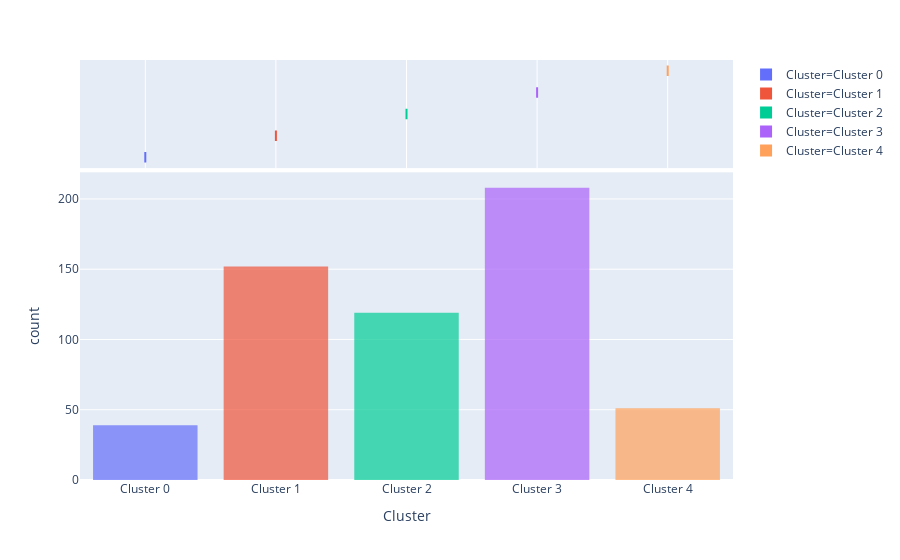

The notebook cell this image was saved under:
### Code cell
plot_model(kmeans, plot = 'distribution') #to see size of clusters

### Figure 1 — Plotly figure (JSON) as saved in the notebook; plotly's stock layout.template omitted (floating-point values rounded to 4 significant figures; data arrays with more than 128 entries replaced by an {"elided": "..."} marker saying what was removed)
{"data": [{"alignmentgroup": "True", "bingroup": "x", "hoverlabel": {"namelength": 0}, "hovertemplate": "Cluster=%{x}<br>count=%{y}", "legendgroup": "Cluster=Cluster 0", "marker": {"color": "#636efa", "opacity": 0.7}, "name": "Cluster=Cluster 0", "offsetgroup": "Cluster=Cluster 0", "orientation": "v", "showlegend": true, "type": "histogram", "x": ["Cluster 0", "Cluster 0", "Cluster 0", "Cluster 0", "Cluster 0", "Cluster 0", "Cluster 0", "Cluster 0", "Cluster 0", "Cluster 0", "Cluster 0", "Cluster 0", "Cluster 0", "Cluster 0", "Cluster 0", "Cluster 0", "Cluster 0", "Cluster 0", "Cluster 0", "Cluster 0", "Cluster 0", "Cluster 0", "Cluster 0", "Cluster 0", "Cluster 0", "Cluster 0", "Cluster 0", "Cluster 0", "Cluster 0", "Cluster 0", "Cluster 0", "Cluster 0", "Cluster 0", "Cluster 0", "Cluster 0", "Cluster 0", "Cluster 0", "Cluster 0", "Cluster 0"], "xaxis": "x", "yaxis": "y"}, {"alignmentgroup": "True", "customdata": {"elided": "39x32 mixed values"}, "hoverlabel": {"namelength": 0}, "hovertemplate": "Cluster=%{customdata[31]}<br>x.radius_mean=%{customdata[0]}<br>x.texture_mean=%{customdata[1]}<br>x.perimeter_mean=%{customdata[2]}<br>x.area_mean=%{customdata[3]}<br>x.smoothness_mean=%{customdata[4]}<br>x.compactness_mean=%{customdata[5]}<br>x.concavity_mean=%{customdata[6]}<br>x.concave_pts_mean=%{customdata[7]}<br>x.symmetry_mean=%{customdata[8]}<br>x.fractal_dim_mean=%{customdata[9]}<br>x.radius_se=%{customdata[10]}<br>x.texture_se=%{customdata[11]}<br>x.perimeter_se=%{customdata[12]}<br>x.area_se=%{customdata[13]}<br>x.smoothness_se=%{customdata[14]}<br>x.compactness_se=%{customdata[15]}<br>x.concavity_se=%{customdata[16]}<br>x.concave_pts_se=%{customdata[17]}<br>x.symmetry_se=%{customdata[18]}<br>x.fractal_dim_se=%{customdata[19]}<br>x.radius_worst=%{customdata[20]}<br>x.texture_worst=%{customdata[21]}<br>x.perimeter_worst=%{customdata[22]}<br>x.area_worst=%{customdata[23]}<br>x.smoothness_worst=%{customdata[24]}<br>x.compactness_worst=%{customdata[25]}<br>x.concavity_worst=%{customdata[26]}<br>x.concave_pts_worst=%{customdata[27]}<br>x.symmetry_worst=%{customdata[28]}<br>x.fractal_dim_worst=%{customdata[29]}<br>y=%{customdata[30]}", "legendgroup": "Cluster=Cluster 0", "marker": {"color": "#636efa"}, "name": "Cluster=Cluster 0", "notched": true, "offsetgroup": "Cluster=Cluster 0", "showlegend": false, "type": "box", "x": ["Cluster 0", "Cluster 0", "Cluster 0", "Cluster 0", "Cluster 0", "Cluster 0", "Cluster 0", "Cluster 0", "Cluster 0", "Cluster 0", "Cluster 0", "Cluster 0", "Cluster 0", "Cluster 0", "Cluster 0", "Cluster 0", "Cluster 0", "Cluster 0", "Cluster 0", "Cluster 0", "Cluster 0", "Cluster 0", "Cluster 0", "Cluster 0", "Cluster 0", "Cluster 0", "Cluster 0", "Cluster 0", "Cluster 0", "Cluster 0", "Cluster 0", "Cluster 0", "Cluster 0", "Cluster 0", "Cluster 0", "Cluster 0", "Cluster 0", "Cluster 0", "Cluster 0"], "xaxis": "x2", "yaxis": "y2"}, {"alignmentgroup": "True", "bingroup": "x", "hoverlabel": {"namelength": 0}, "hovertemplate": "Cluster=%{x}<br>count=%{y}", "legendgroup": "Cluster=Cluster 1", "marker": {"color": "#EF553B", "opacity": 0.7}, "name": "Cluster=Cluster 1", "offsetgroup": "Cluster=Cluster 1", "orientation": "v", "showlegend": true, "type": "histogram", "x": {"elided": "152 str values"}, "xaxis": "x", "yaxis": "y"}, {"alignmentgroup": "True", "customdata": {"elided": "152x32 mixed values"}, "hoverlabel": {"namelength": 0}, "hovertemplate": "Cluster=%{customdata[31]}<br>x.radius_mean=%{customdata[0]}<br>x.texture_mean=%{customdata[1]}<br>x.perimeter_mean=%{customdata[2]}<br>x.area_mean=%{customdata[3]}<br>x.smoothness_mean=%{customdata[4]}<br>x.compactness_mean=%{customdata[5]}<br>x.concavity_mean=%{customdata[6]}<br>x.concave_pts_mean=%{customdata[7]}<br>x.symmetry_mean=%{customdata[8]}<br>x.fractal_dim_mean=%{customdata[9]}<br>x.radius_se=%{customdata[10]}<br>x.texture_se=%{customdata[11]}<br>x.perimeter_se=%{customdata[12]}<br>x.area_se=%{customdata[13]}<br>x.smoothness_se=%{customdata[14]}<br>x.compactness_se=%{customdata[15]}<br>x.concavity_se=%{customdata[16]}<br>x.concave_pts_se=%{customdata[17]}<br>x.symmetry_se=%{customdata[18]}<br>x.fractal_dim_se=%{customdata[19]}<br>x.radius_worst=%{customdata[20]}<br>x.texture_worst=%{customdata[21]}<br>x.perimeter_worst=%{customdata[22]}<br>x.area_worst=%{customdata[23]}<br>x.smoothness_worst=%{customdata[24]}<br>x.compactness_worst=%{customdata[25]}<br>x.concavity_worst=%{customdata[26]}<br>x.concave_pts_worst=%{customdata[27]}<br>x.symmetry_worst=%{customdata[28]}<br>x.fractal_dim_worst=%{customdata[29]}<br>y=%{customdata[30]}", "legendgroup": "Cluster=Cluster 1", "marker": {"color": "#EF553B"}, "name": "Cluster=Cluster 1", "notched": true, "offsetgroup": "Cluster=Cluster 1", "showlegend": false, "type": "box", "x": {"elided": "152 str values"}, "xaxis": "x2", "yaxis": "y2"}, {"alignmentgroup": "True", "bingroup": "x", "hoverlabel": {"namelength": 0}, "hovertemplate": "Cluster=%{x}<br>count=%{y}", "legendgroup": "Cluster=Cluster 2", "marker": {"color": "#00cc96", "opacity": 0.7}, "name": "Cluster=Cluster 2", "offsetgroup": "Cluster=Cluster 2", "orientation": "v", "showlegend": true, "type": "histogram", "x": ["Cluster 2", "Cluster 2", "Cluster 2", "Cluster 2", "Cluster 2", "Cluster 2", "Cluster 2", "Cluster 2", "Cluster 2", "Cluster 2", "Cluster 2", "Cluster 2", "Cluster 2", "Cluster 2", "Cluster 2", "Cluster 2", "Cluster 2", "Cluster 2", "Cluster 2", "Cluster 2", "Cluster 2", "Cluster 2", "Cluster 2", "Cluster 2", "Cluster 2", "Cluster 2", "Cluster 2", "Cluster 2", "Cluster 2", "Cluster 2", "Cluster 2", "Cluster 2", "Cluster 2", "Cluster 2", "Cluster 2", "Cluster 2", "Cluster 2", "Cluster 2", "Cluster 2", "Cluster 2", "Cluster 2", "Cluster 2", "Cluster 2", "Cluster 2", "Cluster 2", "Cluster 2", "Cluster 2", "Cluster 2", "Cluster 2", "Cluster 2", "Cluster 2", "Cluster 2", "Cluster 2", "Cluster 2", "Cluster 2", "Cluster 2", "Cluster 2", "Cluster 2", "Cluster 2", "Cluster 2", "Cluster 2", "Cluster 2", "Cluster 2", "Cluster 2", "Cluster 2", "Cluster 2", "Cluster 2", "Cluster 2", "Cluster 2", "Cluster 2", "Cluster 2", "Cluster 2", "Cluster 2", "Cluster 2", "Cluster 2", "Cluster 2", "Cluster 2", "Cluster 2", "Cluster 2", "Cluster 2", "Cluster 2", "Cluster 2", "Cluster 2", "Cluster 2", "Cluster 2", "Cluster 2", "Cluster 2", "Cluster 2", "Cluster 2", "Cluster 2", "Cluster 2", "Cluster 2", "Cluster 2", "Cluster 2", "Cluster 2", "Cluster 2", "Cluster 2", "Cluster 2", "Cluster 2", "Cluster 2", "Cluster 2", "Cluster 2", "Cluster 2", "Cluster 2", "Cluster 2", "Cluster 2", "Cluster 2", "Cluster 2", "Cluster 2", "Cluster 2", "Cluster 2", "Cluster 2", "Cluster 2", "Cluster 2", "Cluster 2", "Cluster 2", "Cluster 2", "Cluster 2", "Cluster 2"], "xaxis": "x", "yaxis": "y"}, {"alignmentgroup": "True", "customdata": {"elided": "119x32 mixed values"}, "hoverlabel": {"namelength": 0}, "hovertemplate": "Cluster=%{customdata[31]}<br>x.radius_mean=%{customdata[0]}<br>x.texture_mean=%{customdata[1]}<br>x.perimeter_mean=%{customdata[2]}<br>x.area_mean=%{customdata[3]}<br>x.smoothness_mean=%{customdata[4]}<br>x.compactness_mean=%{customdata[5]}<br>x.concavity_mean=%{customdata[6]}<br>x.concave_pts_mean=%{customdata[7]}<br>x.symmetry_mean=%{customdata[8]}<br>x.fractal_dim_mean=%{customdata[9]}<br>x.radius_se=%{customdata[10]}<br>x.texture_se=%{customdata[11]}<br>x.perimeter_se=%{customdata[12]}<br>x.area_se=%{customdata[13]}<br>x.smoothness_se=%{customdata[14]}<br>x.compactness_se=%{customdata[15]}<br>x.concavity_se=%{customdata[16]}<br>x.concave_pts_se=%{customdata[17]}<br>x.symmetry_se=%{customdata[18]}<br>x.fractal_dim_se=%{customdata[19]}<br>x.radius_worst=%{customdata[20]}<br>x.texture_worst=%{customdata[21]}<br>x.perimeter_worst=%{customdata[22]}<br>x.area_worst=%{customdata[23]}<br>x.smoothness_worst=%{customdata[24]}<br>x.compactness_worst=%{customdata[25]}<br>x.concavity_worst=%{customdata[26]}<br>x.concave_pts_worst=%{customdata[27]}<br>x.symmetry_worst=%{customdata[28]}<br>x.fractal_dim_worst=%{customdata[29]}<br>y=%{customdata[30]}", "legendgroup": "Cluster=Cluster 2", "marker": {"color": "#00cc96"}, "name": "Cluster=Cluster 2", "notched": true, "offsetgroup": "Cluster=Cluster 2", "showlegend": false, "type": "box", "x": ["Cluster 2", "Cluster 2", "Cluster 2", "Cluster 2", "Cluster 2", "Cluster 2", "Cluster 2", "Cluster 2", "Cluster 2", "Cluster 2", "Cluster 2", "Cluster 2", "Cluster 2", "Cluster 2", "Cluster 2", "Cluster 2", "Cluster 2", "Cluster 2", "Cluster 2", "Cluster 2", "Cluster 2", "Cluster 2", "Cluster 2", "Cluster 2", "Cluster 2", "Cluster 2", "Cluster 2", "Cluster 2", "Cluster 2", "Cluster 2", "Cluster 2", "Cluster 2", "Cluster 2", "Cluster 2", "Cluster 2", "Cluster 2", "Cluster 2", "Cluster 2", "Cluster 2", "Cluster 2", "Cluster 2", "Cluster 2", "Cluster 2", "Cluster 2", "Cluster 2", "Cluster 2", "Cluster 2", "Cluster 2", "Cluster 2", "Cluster 2", "Cluster 2", "Cluster 2", "Cluster 2", "Cluster 2", "Cluster 2", "Cluster 2", "Cluster 2", "Cluster 2", "Cluster 2", "Cluster 2", "Cluster 2", "Cluster 2", "Cluster 2", "Cluster 2", "Cluster 2", "Cluster 2", "Cluster 2", "Cluster 2", "Cluster 2", "Cluster 2", "Cluster 2", "Cluster 2", "Cluster 2", "Cluster 2", "Cluster 2", "Cluster 2", "Cluster 2", "Cluster 2", "Cluster 2", "Cluster 2", "Cluster 2", "Cluster 2", "Cluster 2", "Cluster 2", "Cluster 2", "Cluster 2", "Cluster 2", "Cluster 2", "Cluster 2", "Cluster 2", "Cluster 2", "Cluster 2", "Cluster 2", "Cluster 2", "Cluster 2", "Cluster 2", "Cluster 2", "Cluster 2", "Cluster 2", "Cluster 2", "Cluster 2", "Cluster 2", "Cluster 2", "Cluster 2", "Cluster 2", "Cluster 2", "Cluster 2", "Cluster 2", "Cluster 2", "Cluster 2", "Cluster 2", "Cluster 2", "Cluster 2", "Cluster 2", "Cluster 2", "Cluster 2", "Cluster 2", "Cluster 2", "Cluster 2"], "xaxis": "x2", "yaxis": "y2"}, {"alignmentgroup": "True", "bingroup": "x", "hoverlabel": {"namelength": 0}, "hovertemplate": "Cluster=%{x}<br>count=%{y}", "legendgroup": "Cluster=Cluster 3", "marker": {"color": "#ab63fa", "opacity": 0.7}, "name": "Cluster=Cluster 3", "offsetgroup": "Cluster=Cluster 3", "orientation": "v", "showlegend": true, "type": "histogram", "x": {"elided": "208 str values"}, "xaxis": "x", "yaxis": "y"}, {"alignmentgroup": "True", "customdata": {"elided": "208x32 mixed values"}, "hoverlabel": {"namelength": 0}, "hovertemplate": "Cluster=%{customdata[31]}<br>x.radius_mean=%{customdata[0]}<br>x.texture_mean=%{customdata[1]}<br>x.perimeter_mean=%{customdata[2]}<br>x.area_mean=%{customdata[3]}<br>x.smoothness_mean=%{customdata[4]}<br>x.compactness_mean=%{customdata[5]}<br>x.concavity_mean=%{customdata[6]}<br>x.concave_pts_mean=%{customdata[7]}<br>x.symmetry_mean=%{customdata[8]}<br>x.fractal_dim_mean=%{customdata[9]}<br>x.radius_se=%{customdata[10]}<br>x.texture_se=%{customdata[11]}<br>x.perimeter_se=%{customdata[12]}<br>x.area_se=%{customdata[13]}<br>x.smoothness_se=%{customdata[14]}<br>x.compactness_se=%{customdata[15]}<br>x.concavity_se=%{customdata[16]}<br>x.concave_pts_se=%{customdata[17]}<br>x.symmetry_se=%{customdata[18]}<br>x.fractal_dim_se=%{customdata[19]}<br>x.radius_worst=%{customdata[20]}<br>x.texture_worst=%{customdata[21]}<br>x.perimeter_worst=%{customdata[22]}<br>x.area_worst=%{customdata[23]}<br>x.smoothness_worst=%{customdata[24]}<br>x.compactness_worst=%{customdata[25]}<br>x.concavity_worst=%{customdata[26]}<br>x.concave_pts_worst=%{customdata[27]}<br>x.symmetry_worst=%{customdata[28]}<br>x.fractal_dim_worst=%{customdata[29]}<br>y=%{customdata[30]}", "legendgroup": "Cluster=Cluster 3", "marker": {"color": "#ab63fa"}, "name": "Cluster=Cluster 3", "notched": true, "offsetgroup": "Cluster=Cluster 3", "showlegend": false, "type": "box", "x": {"elided": "208 str values"}, "xaxis": "x2", "yaxis": "y2"}, {"alignmentgroup": "True", "bingroup": "x", "hoverlabel": {"namelength": 0}, "hovertemplate": "Cluster=%{x}<br>count=%{y}", "legendgroup": "Cluster=Cluster 4", "marker": {"color": "#FFA15A", "opacity": 0.7}, "name": "Cluster=Cluster 4", "offsetgroup": "Cluster=Cluster 4", "orientation": "v", "showlegend": true, "type": "histogram", "x": ["Cluster 4", "Cluster 4", "Cluster 4", "Cluster 4", "Cluster 4", "Cluster 4", "Cluster 4", "Cluster 4", "Cluster 4", "Cluster 4", "Cluster 4", "Cluster 4", "Cluster 4", "Cluster 4", "Cluster 4", "Cluster 4", "Cluster 4", "Cluster 4", "Cluster 4", "Cluster 4", "Cluster 4", "Cluster 4", "Cluster 4", "Cluster 4", "Cluster 4", "Cluster 4", "Cluster 4", "Cluster 4", "Cluster 4", "Cluster 4", "Cluster 4", "Cluster 4", "Cluster 4", "Cluster 4", "Cluster 4", "Cluster 4", "Cluster 4", "Cluster 4", "Cluster 4", "Cluster 4", "Cluster 4", "Cluster 4", "Cluster 4", "Cluster 4", "Cluster 4", "Cluster 4", "Cluster 4", "Cluster 4", "Cluster 4", "Cluster 4", "Cluster 4"], "xaxis": "x", "yaxis": "y"}, {"alignmentgroup": "True", "customdata": {"elided": "51x32 mixed values"}, "hoverlabel": {"namelength": 0}, "hovertemplate": "Cluster=%{customdata[31]}<br>x.radius_mean=%{customdata[0]}<br>x.texture_mean=%{customdata[1]}<br>x.perimeter_mean=%{customdata[2]}<br>x.area_mean=%{customdata[3]}<br>x.smoothness_mean=%{customdata[4]}<br>x.compactness_mean=%{customdata[5]}<br>x.concavity_mean=%{customdata[6]}<br>x.concave_pts_mean=%{customdata[7]}<br>x.symmetry_mean=%{customdata[8]}<br>x.fractal_dim_mean=%{customdata[9]}<br>x.radius_se=%{customdata[10]}<br>x.texture_se=%{customdata[11]}<br>x.perimeter_se=%{customdata[12]}<br>x.area_se=%{customdata[13]}<br>x.smoothness_se=%{customdata[14]}<br>x.compactness_se=%{customdata[15]}<br>x.concavity_se=%{customdata[16]}<br>x.concave_pts_se=%{customdata[17]}<br>x.symmetry_se=%{customdata[18]}<br>x.fractal_dim_se=%{customdata[19]}<br>x.radius_worst=%{customdata[20]}<br>x.texture_worst=%{customdata[21]}<br>x.perimeter_worst=%{customdata[22]}<br>x.area_worst=%{customdata[23]}<br>x.smoothness_worst=%{customdata[24]}<br>x.compactness_worst=%{customdata[25]}<br>x.concavity_worst=%{customdata[26]}<br>x.concave_pts_worst=%{customdata[27]}<br>x.symmetry_worst=%{customdata[28]}<br>x.fractal_dim_worst=%{customdata[29]}<br>y=%{customdata[30]}", "legendgroup": "Cluster=Cluster 4", "marker": {"color": "#FFA15A"}, "name": "Cluster=Cluster 4", "notched": true, "offsetgroup": "Cluster=Cluster 4", "showlegend": false, "type": "box", "x": ["Cluster 4", "Cluster 4", "Cluster 4", "Cluster 4", "Cluster 4", "Cluster 4", "Cluster 4", "Cluster 4", "Cluster 4", "Cluster 4", "Cluster 4", "Cluster 4", "Cluster 4", "Cluster 4", "Cluster 4", "Cluster 4", "Cluster 4", "Cluster 4", "Cluster 4", "Cluster 4", "Cluster 4", "Cluster 4", "Cluster 4", "Cluster 4", "Cluster 4", "Cluster 4", "Cluster 4", "Cluster 4", "Cluster 4", "Cluster 4", "Cluster 4", "Cluster 4", "Cluster 4", "Cluster 4", "Cluster 4", "Cluster 4", "Cluster 4", "Cluster 4", "Cluster 4", "Cluster 4", "Cluster 4", "Cluster 4", "Cluster 4", "Cluster 4", "Cluster 4", "Cluster 4", "Cluster 4", "Cluster 4", "Cluster 4", "Cluster 4", "Cluster 4"], "xaxis": "x2", "yaxis": "y2"}], "layout": {"barmode": "relative", "legend": {"tracegroupgap": 0}, "margin": {"t": 60}, "xaxis": {"anchor": "y", "categoryarray": ["Cluster 0", "Cluster 1", "Cluster 2", "Cluster 3", "Cluster 4"], "categoryorder": "array", "domain": [0, 1], "title": {"text": "Cluster"}}, "xaxis2": {"anchor": "y2", "domain": [0, 1], "matches": "x", "showgrid": true, "showticklabels": false}, "yaxis": {"anchor": "x", "domain": [0, 0.7326], "title": {"text": "count"}}, "yaxis2": {"anchor": "x2", "domain": [0.7426, 1], "matches": "y2", "showgrid": false, "showline": false, "showticklabels": false, "ticks": ""}}}
